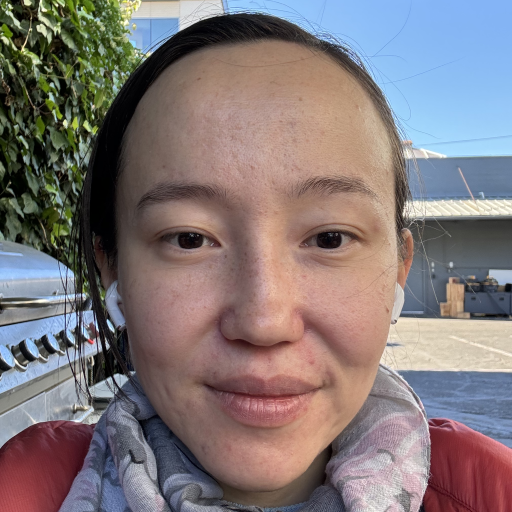
#> input picture IMG_1966.png, 1024 x 1024 px (shown at 1/2 size)
$ python -i unpaired.py   (imports and definitions only)   (older library calls are emulated)
#> lines starting #> are read from the running program, lines starting #| are printed output that depends on the picture
#> further down, picture is the input picture: PIL image 1024x1024 RGBA; mean R, G, B, A 129.4, 118.8, 119.9, 255
import os
import random
from PIL import Image, ImageEnhance, ImageOps

# Paths to the input folders
before_folder = "before"
after_folder = "after"
dataset_folder = "unpaired"

# Define dataset split ratios
train_ratio = 0.8
val_ratio = 0.1
test_ratio = 0.1

# Create directories for train, val, and test for both domains
domains = ['trainA', 'trainB', 'valA', 'valB', 'testA', 'testB']
# [3 lines not run here, left out]

# Get all the filenames from 'before' and 'after'
# [1 line that did not run here, left out]
# [1 line that did not run here, left out]

# Shuffle the data
# [2 lines not run here, left out]

# Calculate split indices
# [1 line that did not run here, left out]
# [1 line that did not run here, left out]

# [1 line that did not run here, left out]
# [1 line that did not run here, left out]
# [1 line that did not run here, left out]

# [1 line that did not run here, left out]
# [1 line that did not run here, left out]
# [1 line that did not run here, left out]

# Function to resize and save an image
def resize_and_save(src_path, dst_path, size=(256, 256)):
    img = Image.open(src_path).convert("RGB")  # Ensure RGB format
    img = img.resize(size, Image.ANTIALIAS)
    img.save(dst_path, "PNG")

# Function to apply random transformations
def apply_transformations(img):
    # Random horizontal flip
    if random.random() < 0.5:
        img = img.transpose(Image.FLIP_LEFT_RIGHT)

    # Random rotation
    angle = random.randint(-15, 15)  # Rotate between -15 to 15 degrees
    img = img.rotate(angle, expand=True)
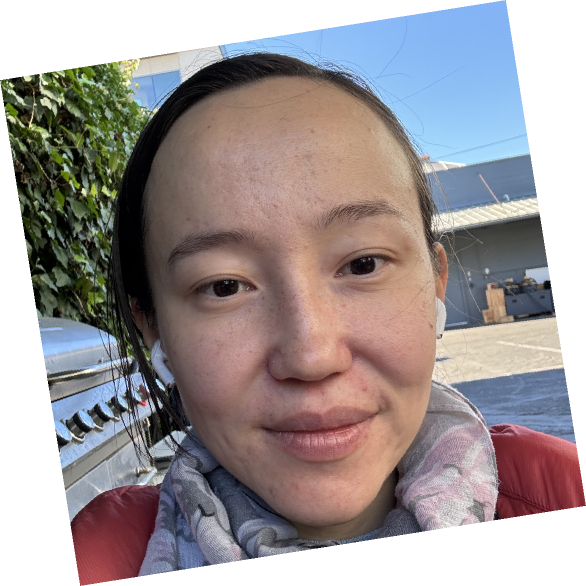
#> img: PIL image 1172x1172 RGBA (shown at 1/2 size); mean R, G, B, A 98.8, 90.7, 91.5, 194.7; transparent parts drawn white

    # Shared random brightness adjustment
    brightness_factor = random.uniform(0.7, 1.3)
    enhancer = ImageEnhance.Brightness(img)
    img = enhancer.enhance(brightness_factor)
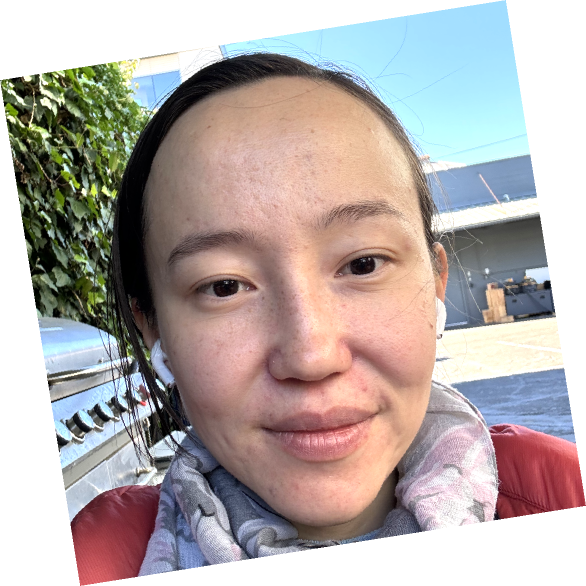
#> img: PIL image 1172x1172 RGBA (shown at 1/2 size); mean R, G, B, A 120.6, 111, 108.5, 194.7; transparent parts drawn white

    # Shared random contrast adjustment
    contrast_factor = random.uniform(0.7, 1.3)
    enhancer = ImageEnhance.Contrast(img)
    img = enhancer.enhance(contrast_factor)
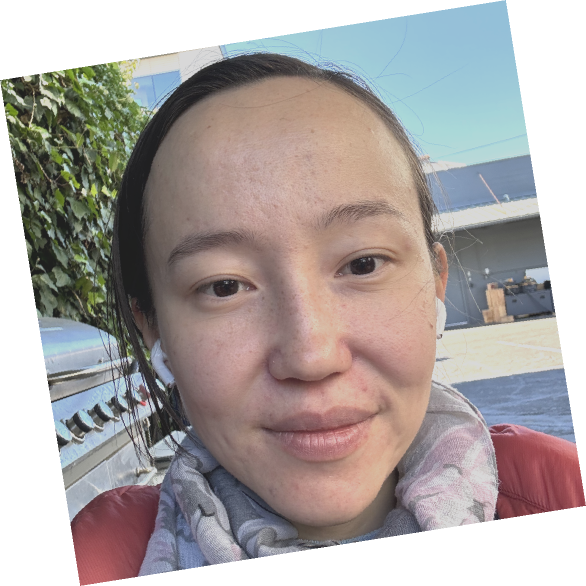
#> img: PIL image 1172x1172 RGBA (shown at 1/2 size); mean R, G, B, A 118.3, 111.4, 109.6, 194.7; transparent parts drawn white

    # Shared random color adjustment
    color_factor = random.uniform(0.7, 1.3)
    enhancer = ImageEnhance.Color(img)
    img = enhancer.enhance(color_factor)

    # Simulate random lighting conditions (add shadow effect)
    if random.random() < 0.3:
        shadow = ImageOps.colorize(
            ImageOps.grayscale(img), black="black", white="gray"
        ).convert("RGBA")
        img = Image.blend(img.convert("RGBA"), shadow, alpha=0.3).convert("RGB")

    return img

# Function to process and save images for a given domain
def process_domain(files, source_folder, target_subfolder, augment_probability=0.5):
    target_folder = os.path.join(dataset_folder, target_subfolder)
    index = 1  # Initialize index for naming

    for filename in files:
        src_path = os.path.join(source_folder, filename)
        # Define destination path with unique naming
        dst_path = os.path.join(target_folder, f"{index}_{target_subfolder}.png")
        resize_and_save(src_path, dst_path)
        index += 1

        # Apply random augmentations with a certain probability
        if random.random() < augment_probability:
            img = Image.open(src_path).convert("RGB")
            img_aug = apply_transformations(img)
            # Define augmented destination path
            dst_aug_path = os.path.join(target_folder, f"{index}_{target_subfolder}.png")
            resize_and_save(img_aug, dst_aug_path)
            index += 1

    return index

# Process each split for Domain A (Before Botox) and Domain B (After Botox)
# Domain A - Before Botox
# [1 line that did not run here, left out]
# [1 line that did not run here, left out]
# [1 line that did not run here, left out]

# Domain B - After Botox
# [1 line that did not run here, left out]
# [1 line that did not run here, left out]
# [1 line that did not run here, left out]

# Process Domain A
# [1 line not run here, left out]
# [1 line that did not run here, left out]
# [5 lines not run here, left out]
# [1 line that did not run here, left out]
# [4 lines not run here, left out]

>>> from PIL import Image
>>> picture = Image.open('IMG_1966.png')
>>> result = apply_transformations(picture)
